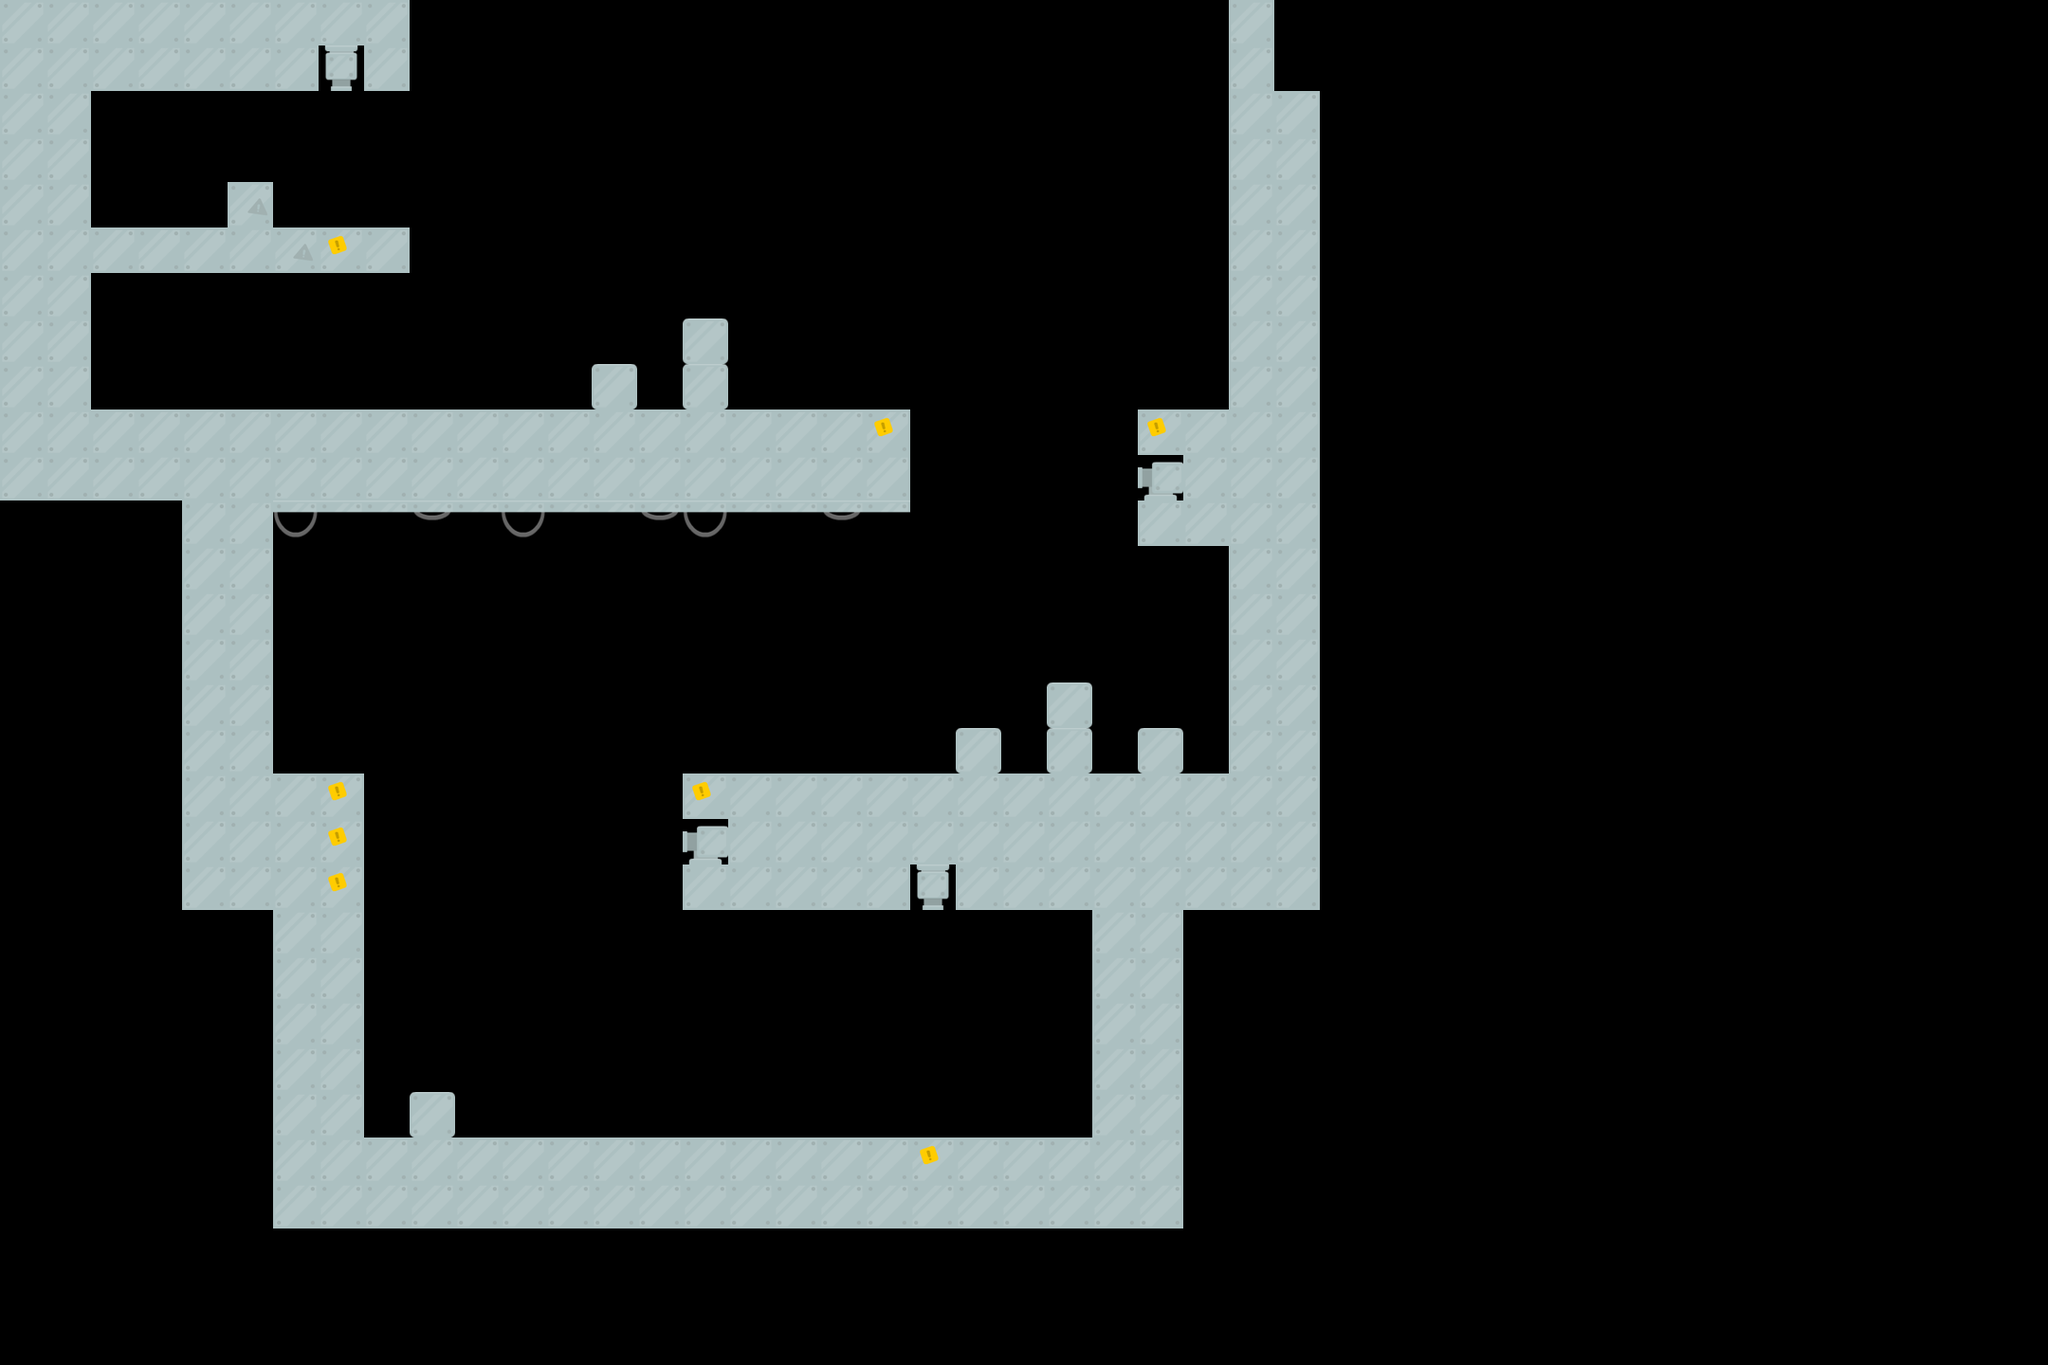

Rendered tile map (Tiled .tmx) drawn with the repository's tilesets; below, a short description and the map source with its tile grids summarised:
An orthogonal 45x30 tile map with 48x48 px tiles, 1 tile layer (Map), 3 tilesets, 1 image layer and 32 objects.

<map version="1.0" orientation="orthogonal" renderorder="right-down" width="45" height="30" tilewidth="48" tileheight="48" nextobjectid="135">
 <properties>
  <property name="levelName" value="A Little Toss" />
 </properties>
 <tileset firstgid="1" name="tiles" tilewidth="48" tileheight="48">
  <image source="../images/tiles.png" width="384" height="288" />
  <tile id="9">
   <properties>
    <property name="Class" value="GoalZone" />
   </properties>
  </tile>
 </tileset>
 <tileset firstgid="49" name="robros" tilewidth="48" tileheight="48">
  <image source="../images/robros.png" width="240" height="98" />
  <tile id="0">
   <properties>
    <property name="Class" value="Robro" />
    <property name="color" value="blue" />
   </properties>
  </tile>
  <tile id="1">
   <properties>
    <property name="Class" value="Robro" />
    <property name="color" value="blue" />
   </properties>
  </tile>
  <tile id="2">
   <properties>
    <property name="Class" value="Robro" />
    <property name="color" value="blue" />
   </properties>
  </tile>
  <tile id="3">
   <properties>
    <property name="Class" value="Robro" />
    <property name="color" value="blue" />
   </properties>
  </tile>
  <tile id="4">
   <properties>
    <property name="Class" value="Robro" />
    <property name="color" value="blue" />
   </properties>
  </tile>
  <tile id="5">
   <properties>
    <property name="Class" value="Robro" />
    <property name="color" value="red" />
   </properties>
  </tile>
  <tile id="6">
   <properties>
    <property name="Class" value="Robro" />
    <property name="color" value="red" />
   </properties>
  </tile>
  <tile id="7">
   <properties>
    <property name="Class" value="Robro" />
    <property name="color" value="red" />
   </properties>
  </tile>
  <tile id="8">
   <properties>
    <property name="Class" value="Robro" />
    <property name="color" value="red" />
   </properties>
  </tile>
  <tile id="9">
   <properties>
    <property name="Class" value="Robro" />
    <property name="color" value="red" />
   </properties>
  </tile>
 </tileset>
 <tileset firstgid="59" name="interactive" tilewidth="48" tileheight="48" spacing="1">
  <image source="../images/interactive.png" width="48" height="1470" />
  <tile id="0">
   <properties>
    <property name="Class" value="GoalZone" />
   </properties>
  </tile>
  <tile id="5">
   <properties>
    <property name="Class" value="Laser" />
    <property name="color" value="Blue" />
    <property name="direction" value="Burst" />
   </properties>
  </tile>
  <tile id="6">
   <properties>
    <property name="Class" value="Laser" />
    <property name="color" value="Blue" />
    <property name="direction" value="Horizontal" />
   </properties>
  </tile>
  <tile id="7">
   <properties>
    <property name="Class" value="Laser" />
    <property name="color" value="Blue" />
    <property name="direction" value="Vertical" />
   </properties>
  </tile>
  <tile id="8">
   <properties>
    <property name="Class" value="Laser" />
    <property name="color" value="Green" />
    <property name="direction" value="Burst" />
   </properties>
  </tile>
  <tile id="9">
   <properties>
    <property name="Class" value="Laser" />
    <property name="color" value="Green" />
    <property name="direction" value="Horizontal" />
   </properties>
  </tile>
  <tile id="10">
   <properties>
    <property name="Class" value="Laser" />
    <property name="color" value="Green" />
    <property name="direction" value="Vertical" />
   </properties>
  </tile>
  <tile id="11">
   <properties>
    <property name="Class" value="Laser" />
    <property name="color" value="Red" />
    <property name="direction" value="Burst" />
    <property name="laserName" value="lastGate" />
   </properties>
  </tile>
  <tile id="12">
   <properties>
    <property name="Class" value="Laser" />
    <property name="color" value="Red" />
    <property name="direction" value="Horizontal" />
   </properties>
  </tile>
  <tile id="13">
   <properties>
    <property name="Class" value="Laser" />
    <property name="color" value="Red" />
    <property name="direction" value="Vertical" />
   </properties>
  </tile>
  <tile id="14">
   <properties>
    <property name="Class" value="Switch" />
    <property name="color" value="Blue" />
    <property name="state" value="Off" />
   </properties>
  </tile>
  <tile id="15">
   <properties>
    <property name="Class" value="Switch" />
    <property name="color" value="Blue" />
    <property name="state" value="On" />
   </properties>
  </tile>
  <tile id="16">
   <properties>
    <property name="Class" value="Switch" />
    <property name="color" value="Green" />
    <property name="state" value="Off" />
   </properties>
  </tile>
  <tile id="17">
   <properties>
    <property name="Class" value="Switch" />
    <property name="color" value="Green" />
    <property name="state" value="On" />
   </properties>
  </tile>
  <tile id="18">
   <properties>
    <property name="Class" value="Switch" />
    <property name="color" value="Red" />
    <property name="state" value="Off" />
   </properties>
  </tile>
  <tile id="19">
   <properties>
    <property name="Class" value="Switch" />
    <property name="color" value="Red" />
    <property name="state" value="On" />
   </properties>
  </tile>
  <tile id="20">
   <properties>
    <property name="Class" value="Switch" />
    <property name="color" value="Yellow" />
    <property name="state" value="Off" />
   </properties>
  </tile>
  <tile id="21">
   <properties>
    <property name="Class" value="Switch" />
    <property name="color" value="Yellow" />
    <property name="state" value="On" />
   </properties>
  </tile>
  <tile id="22">
   <properties>
    <property name="Class" value="Laser" />
    <property name="color" value="Yellow" />
    <property name="direction" value="Burst" />
   </properties>
  </tile>
  <tile id="23">
   <properties>
    <property name="Class" value="Laser" />
    <property name="color" value="Yellow" />
    <property name="direction" value="Horizontal" />
   </properties>
  </tile>
  <tile id="24">
   <properties>
    <property name="Class" value="Laser" />
    <property name="color" value="Yellow" />
    <property name="direction" value="Vertical" />
   </properties>
  </tile>
 </tileset>
 <imagelayer name="Background">
  <image source="../images/bg_castle.png" />
  <properties>
   <property name="speedX" value="0.5" />
   <property name="speedY" value="0.5" />
  </properties>
 </imagelayer>
 <layer name="Map" width="45" height="30">
  <properties>
   <property name="collision" value="true" />
  </properties>
  <data>[1350 cells, 1335 non-empty, 11 distinct tile ids]</data>
 </layer>
 <objectgroup name="Interactive">
  <properties>
   <property name="Class" value="GoalZone" />
  </properties>
  <object id="103" gid="59" x="1104" y="1200" />
  <object id="104" gid="59" x="1104" y="1153" />
  <object id="105" gid="65" x="624" y="912">
   <properties>
    <property name="laserName" value="longJump" />
   </properties>
  </object>
  <object id="106" gid="65" x="576" y="912">
   <properties>
    <property name="laserName" value="longJump" />
   </properties>
  </object>
  <object id="107" gid="65" x="528" y="912">
   <properties>
    <property name="laserName" value="longJump" />
   </properties>
  </object>
  <object id="108" gid="65" x="480" y="912">
   <properties>
    <property name="laserName" value="longJump" />
   </properties>
  </object>
  <object id="109" gid="65" x="432" y="912">
   <properties>
    <property name="laserName" value="longJump" />
   </properties>
  </object>
  </objectgroup>
 <objectgroup name="Bros">
  <!-- 2 objects omitted --></objectgroup>
</map>
<!-- 25 of 32 objects omitted -->
